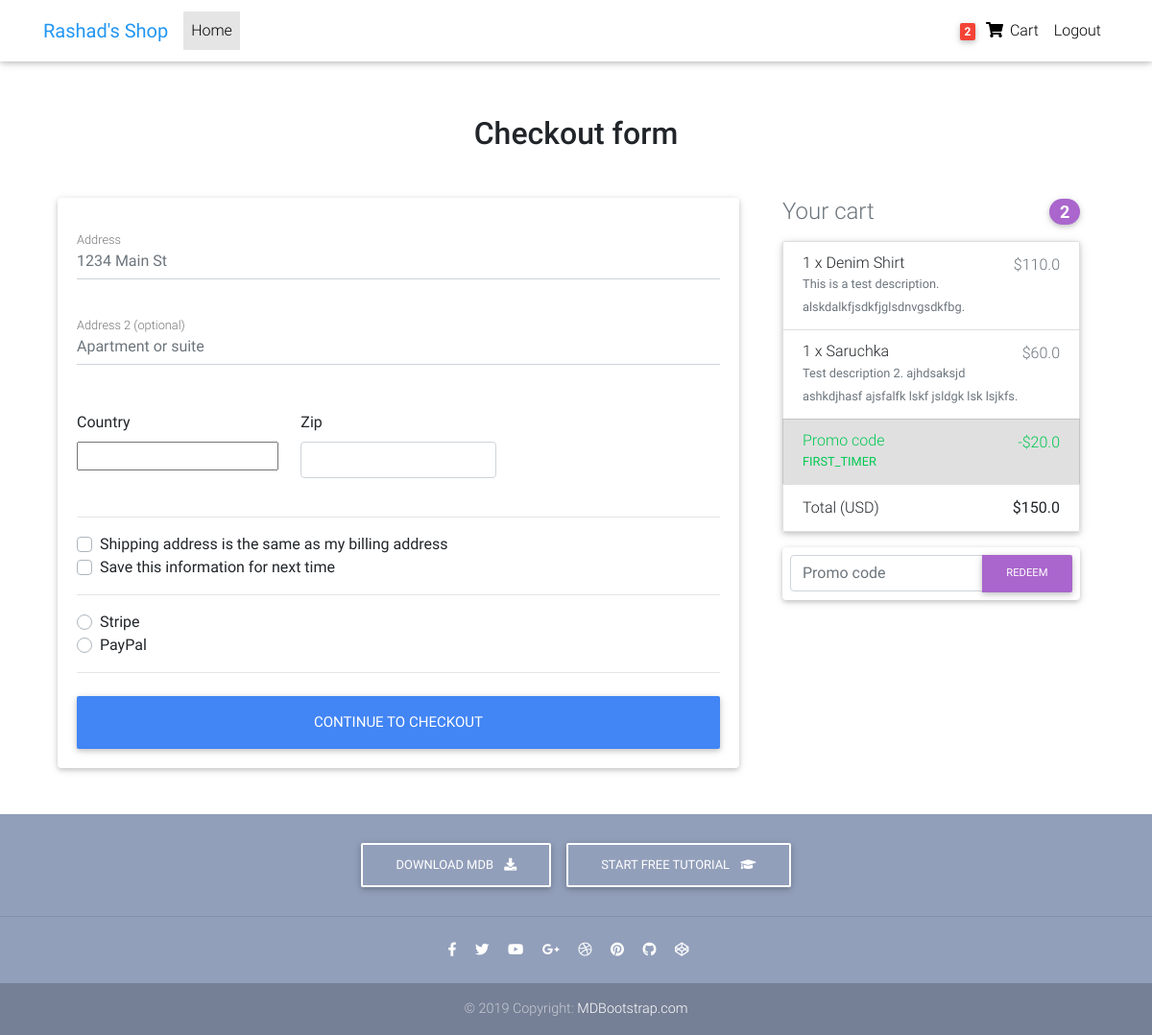
Screenshot of /checkout/ (signed in) with the database file from the repository.
### main/models.py (models this page shows, shortened)
class Order(models.Model):
    user = models.ForeignKey(settings.AUTH_USER_MODEL,
                            on_delete=models.CASCADE)
    ref_code = models.CharField(max_length=20)
    items = models.ManyToManyField(OrderItem)
    start_date = models.DateTimeField(auto_now_add=True)
    ordered_date = models.DateTimeField()
    ordered = models.BooleanField(default=False)
    billing_address = models.ForeignKey(
        'BillingAddress', on_delete=models.SET_NULL, blank=True, null=True)
    payment = models.ForeignKey(
        'Payment', on_delete=models.SET_NULL, blank=True, null=True)
    coupon = models.ForeignKey(
        'Coupon', on_delete=models.SET_NULL, blank=True, null=True)
    being_delivered = models.BooleanField(default=False)
    received = models.BooleanField(default=False)
    refund_requested = models.BooleanField(default=False)
    refund_granted = models.BooleanField(default=False)
    def get_total(self):
        total = 0
        for order_item in self.items.all():
            total += order_item.get_final_price()
        if self.coupon:
            total -= self.coupon.amount
        return total

class OrderItem(models.Model):
    user = models.ForeignKey(settings.AUTH_USER_MODEL,
                            on_delete=models.CASCADE)
    ordered = models.BooleanField(default=False)
    item = models.ForeignKey(Item, on_delete=models.CASCADE)
    quantity = models.IntegerField(default=1)
    def get_total_item_price(self):
        return self.quantity * self.item.price
    def get_total_discount_item_price(self):
        return self.quantity * self.item.discount_price
    def get_final_price(self):
        if self.item.discount_price:
            return self.get_total_discount_item_price()
        return self.get_total_item_price()

class Item(models.Model):
    title = models.CharField(max_length=100)
    price = models.FloatField()
    discount_price = models.FloatField(blank=True, null=True)
    category = models.CharField(choices=category_choices, max_length=2)
    label = models.CharField(choices=label_choices, max_length=1, blank=True)
    slug = models.SlugField()
    description = models.TextField()
    image = models.ImageField(blank=True, null=True)

class Coupon(models.Model):
    code = models.CharField(max_length=15)
    amount = models.FloatField(default=15)

### main/views.py (the view, shortened to what this page needs)
# urls.py: path('checkout/', CheckoutView.as_view(), name='checkout'),
class CheckoutView(View):
    def get(self, *args, **kwargs):
        try:
            order = Order.objects.get(user=self.request.user,ordered=False)
            form = CheckoutForm()
            context = {
            'form': form,
            'couponform': CouponForm(),
            'order': order,
            'DISPLAY_COUPON_FORM': True
            }
            return render(self.request, "checkout.html", context)
        except ObjectDoesNotExist:
            messages.info(self.request, "You do not have an active order")
            return redirect("main:checkout")

### main/forms.py
class CheckoutForm(forms.Form):
    street_address = forms.CharField(widget=forms.TextInput(attrs={
        'placeholder':'1234 Main St','class':'form-control'
    }))
    apartment_address = forms.CharField(required=False,widget=forms.TextInput(attrs={
        'placeholder':'Apartment or suite','class':'form-control'
    }))
    country = CountryField(blank_label='(select country)').formfield(widget=CountrySelectWidget(attrs={
        'class':'custom-select d-block w-100'
    }))
    zip_code = forms.CharField(widget=forms.TextInput(attrs={
        'class':'form-control'
    }))
    same_shipping_address = forms.BooleanField(required=False)
    save_info = forms.BooleanField(required=False)
    payment_option = forms.ChoiceField(
        widget=forms.RadioSelect(),choices=PAYMENT_CHOICES)

class CouponForm(forms.Form):
    code = forms.CharField(widget=forms.TextInput(attrs={
        'class': 'form-control',
        'placeholder': 'Promo code',
        'aria-label': 'Recipient\'s username',
        'aria-describedby': 'basic-addon2'
    }))

### main/templatetags/cart_template_tags.py (called while the page is built)
@register.filter
def cart_item_count(user):
    if user.is_authenticated:
        qs = Order.objects.filter(user=user, ordered=False)
        if qs.exists():
            return qs[0].items.count()
    return 0

### templates/checkout.html (shortened to what this page needs)
{% extends 'base.html' %}
{% load crispy_forms_tags %}
{% block content %}
  <main>
    <div class="container wow fadeIn">
      <h2 class="my-5 h2 text-center">Checkout form</h2>
      <div class="row">
        <div class="col-md-8 mb-4">
          <div class="card">
            <form method="POST" class="card-body">
              <div class="md-form mb-5">
                {{ form.street_address }}
                <label for="address" class="">Address</label>
              </div>
              <div class="md-form mb-5">
                {{ form.apartment_address }}
                <label for="address-2" class="">Address 2 (optional)</label>
              </div>
              <div class="row">
                <div class="col-lg-4 col-md-12 mb-4">
                  <label for="country">Country</label>
                  {{ form.country }}
                </div>
                <div class="col-lg-4 col-md-6 mb-4">
                  <label for="zip">Zip</label>
                  {{ form.zip_code }}
                </div>
              </div>
              <hr>
              <div class="custom-control custom-checkbox">
                <label class="custom-control-label" for="same-address">Shipping address is the same as my billing address</label>
              </div>
              <div class="custom-control custom-checkbox">
                <label class="custom-control-label" for="save-info">Save this information for next time</label>
              </div>
              <hr>
              <div class="d-block my-3">
                {% for value, name in form.fields.payment_option.choices %}
                <div class="custom-control custom-radio">
                  <label class="custom-control-label" for="{{ name }}">{{ name }}</label>
                </div>
                {% endfor %}
              </div>
              <hr class="mb-4">
              <button class="btn btn-primary btn-lg btn-block" type="submit">Continue to checkout</button>
            </form>
          </div>
        </div>
        <div class="col-md-4 mb-4">
          {% include 'order_snippet.html' %}
        </div>
      </div>
    </div>
  </main>
{% endblock content %}

### templates/navbar.html (shortened to what this page needs)
{% load cart_template_tags %}
<nav class="navbar fixed-top navbar-expand-lg navbar-light white scrolling-navbar">
  <div class="container">
    <a class="navbar-brand waves-effect" href="{% url 'main:home' %}">
      <strong class="blue-text">Rashad's Shop</strong>
    </a>
    <div class="collapse navbar-collapse" id="navbarSupportedContent">
      <ul class="navbar-nav mr-auto">
        <li class="nav-item active">
          <a class="nav-link waves-effect" href="{% url 'main:home' %}">Home
          </a>
        </li>
      </ul>
      <ul class="navbar-nav nav-flex-icons">
        {% if request.user.is_authenticated %}
          <li class="nav-item">
            <a class="nav-link waves-effect" href="{% url 'main:order-summary' %}">
              <span class="badge red z-depth-1 mr-1"> {{ request.user|cart_item_count }} </span>
              <i class="fas fa-shopping-cart"></i>
              <span class="clearfix d-none d-sm-inline-block"> Cart </span>
            </a>
          </li>
          <li class="nav-item">
            <a class="nav-link waves-effect" href="{% url 'account_logout' %}">
              <span class="clearfix d-none d-sm-inline-block"> Logout </span>
            </a>
          </li>
        {% endif %}
    </div>
  </div>
</nav>

### templates/order_snippet.html (shortened to what this page needs)
<div class="col-md-12 mb-4">
    <h4 class="d-flex justify-content-between align-items-center mb-3">
        <span class="text-muted">Your cart</span>
        <span class="badge badge-secondary badge-pill">{{ order.items.count }}</span>
    </h4>
    <ul class="list-group mb-3 z-depth-1">
        {% for order_item in order.items.all %}
        <li class="list-group-item d-flex justify-content-between lh-condensed">
        <div>
            <h6 class="my-0">{{ order_item.quantity }} x {{ order_item.item.title }}</h6>
            <small class="text-muted">{{ order_item.item.description }}</small>
        </div>
        <span class="text-muted">${{ order_item.get_final_price }}</span>
        </li>
        {% endfor %}
        {% if order.coupon %}
        <li class="list-group-item d-flex justify-content-between bg-light">
        <div class="text-success">
            <h6 class="my-0">Promo code</h6>
            <small>{{ order.coupon.code }}</small>
        </div>
        <span class="text-success">-${{ order.coupon.amount }}</span>
        </li>
        {% endif %}
        <li class="list-group-item d-flex justify-content-between">
        <span>Total (USD)</span>
        <strong>${{ order.get_total }}</strong>
        </li>
    </ul>
    {% if DISPLAY_COUPON_FORM %}
        <form class="card p-2" method="POST" action="{% url 'main:add-coupon' %}">
            <div class="input-group">
            {{ couponform.code }}
            <div class="input-group-append">
                <button class="btn btn-secondary btn-md waves-effect m-0" type="submit">Redeem</button>
            </div>
            </div>
        </form>
    {% endif %}
</div>

### templates/base.html (style rules this page uses)
html, body, header, .carousel { height: 60vh; }

### rows the page displays
Order: items.count "2", coupon.code "FIRST_TIMER", coupon.amount "20.0", get_total "150.0"
OrderItem: quantity "1", item "Denim Shirt", item.description "This is a test description. alskdalkfjsdkfjglsdnvgsdkfbg.", get_final_price "110.0"
OrderItem: quantity "1", item "Saruchka", item.description "Test description 2. ajhdsaksjd ashkdjhasf ajsfalfk lskf jsldgk lsk lsjkfs.", get_final_price "60.0"

### other values shown
{{ request.user|cart_item_count }} "2"
{{ name }} "Stripe" "PayPal"
